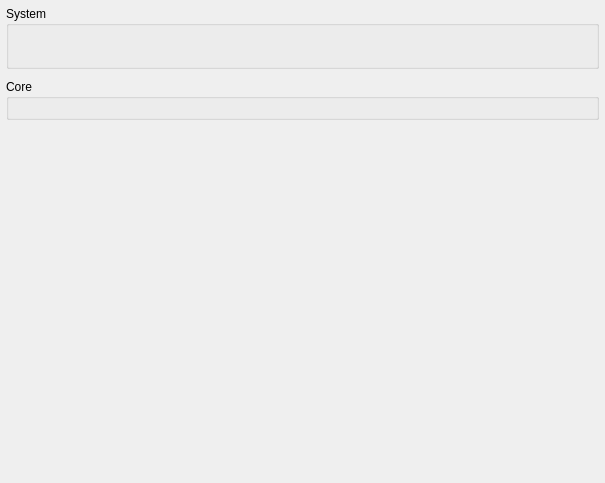
<?xml version="1.0" encoding="UTF-8"?>
<ui version="4.0">
 <class>ConfigureSystem</class>
 <widget class="QWidget" name="ConfigureSystem">
  <property name="geometry">
   <rect>
    <x>0</x>
    <y>0</y>
    <width>605</width>
    <height>483</height>
   </rect>
  </property>
  <property name="windowTitle">
   <string>Form</string>
  </property>
  <property name="accessibleName">
   <string>System</string>
  </property>
  <layout class="QVBoxLayout" name="mainLayout">
   <property name="leftMargin">
    <number>0</number>
   </property>
   <property name="topMargin">
    <number>0</number>
   </property>
   <property name="rightMargin">
    <number>0</number>
   </property>
   <property name="bottomMargin">
    <number>0</number>
   </property>
   <item>
    <widget class="QScrollArea" name="scrollArea">
     <property name="frameShape">
      <enum>QFrame::Shape::NoFrame</enum>
     </property>
     <property name="widgetResizable">
      <bool>true</bool>
     </property>
     <widget class="QWidget" name="scrollAreaWidgetContents">
      <property name="geometry">
       <rect>
        <x>0</x>
        <y>0</y>
        <width>585</width>
        <height>465</height>
       </rect>
      </property>
      <layout class="QVBoxLayout" name="scrollLayout">
       <property name="leftMargin">
        <number>6</number>
       </property>
       <property name="topMargin">
        <number>6</number>
       </property>
       <property name="rightMargin">
        <number>6</number>
       </property>
       <property name="bottomMargin">
        <number>6</number>
       </property>
       <property name="spacing">
        <number>10</number>
       </property>
       <item>
        <widget class="QGroupBox" name="group_system_settings">
         <property name="title">
          <string>System</string>
         </property>
         <layout class="QVBoxLayout" name="verticalLayout_2">
          <property name="spacing">
           <number>8</number>
          </property>
          <item>
           <widget class="QWidget" name="system_widget" native="true">
            <layout class="QVBoxLayout" name="verticalLayout_3">
             <property name="leftMargin">
              <number>0</number>
             </property>
             <property name="topMargin">
              <number>0</number>
             </property>
             <property name="rightMargin">
              <number>0</number>
             </property>
             <property name="bottomMargin">
              <number>0</number>
             </property>
             <property name="spacing">
              <number>6</number>
             </property>
            </layout>
           </widget>
          </item>
          <item>
           <widget class="QLabel" name="label_warn_invalid_locale">
            <property name="text">
             <string/>
            </property>
            <property name="wordWrap">
             <bool>true</bool>
            </property>
           </widget>
          </item>
         </layout>
        </widget>
       </item>
       <item>
        <widget class="QGroupBox" name="coreGroup">
         <property name="title">
          <string>Core</string>
         </property>
         <layout class="QVBoxLayout" name="verticalLayout_6">
          <property name="spacing">
           <number>8</number>
          </property>
          <item>
           <widget class="QWidget" name="core_widget" native="true">
            <layout class="QVBoxLayout" name="verticalLayout_5">
             <property name="leftMargin">
              <number>0</number>
             </property>
             <property name="topMargin">
              <number>0</number>
             </property>
             <property name="rightMargin">
              <number>0</number>
             </property>
             <property name="bottomMargin">
              <number>0</number>
             </property>
             <property name="spacing">
              <number>6</number>
             </property>
            </layout>
           </widget>
          </item>
         </layout>
        </widget>
       </item>
       <item>
        <spacer name="verticalSpacer">
         <property name="orientation">
          <enum>Qt::Vertical</enum>
         </property>
         <property name="sizeHint" stdset="0">
          <size>
           <width>20</width>
           <height>20</height>
          </size>
         </property>
        </spacer>
       </item>
      </layout>
     </widget>
    </widget>
   </item>
  </layout>
 </widget>
 <resources/>
 <connections/>
</ui>
